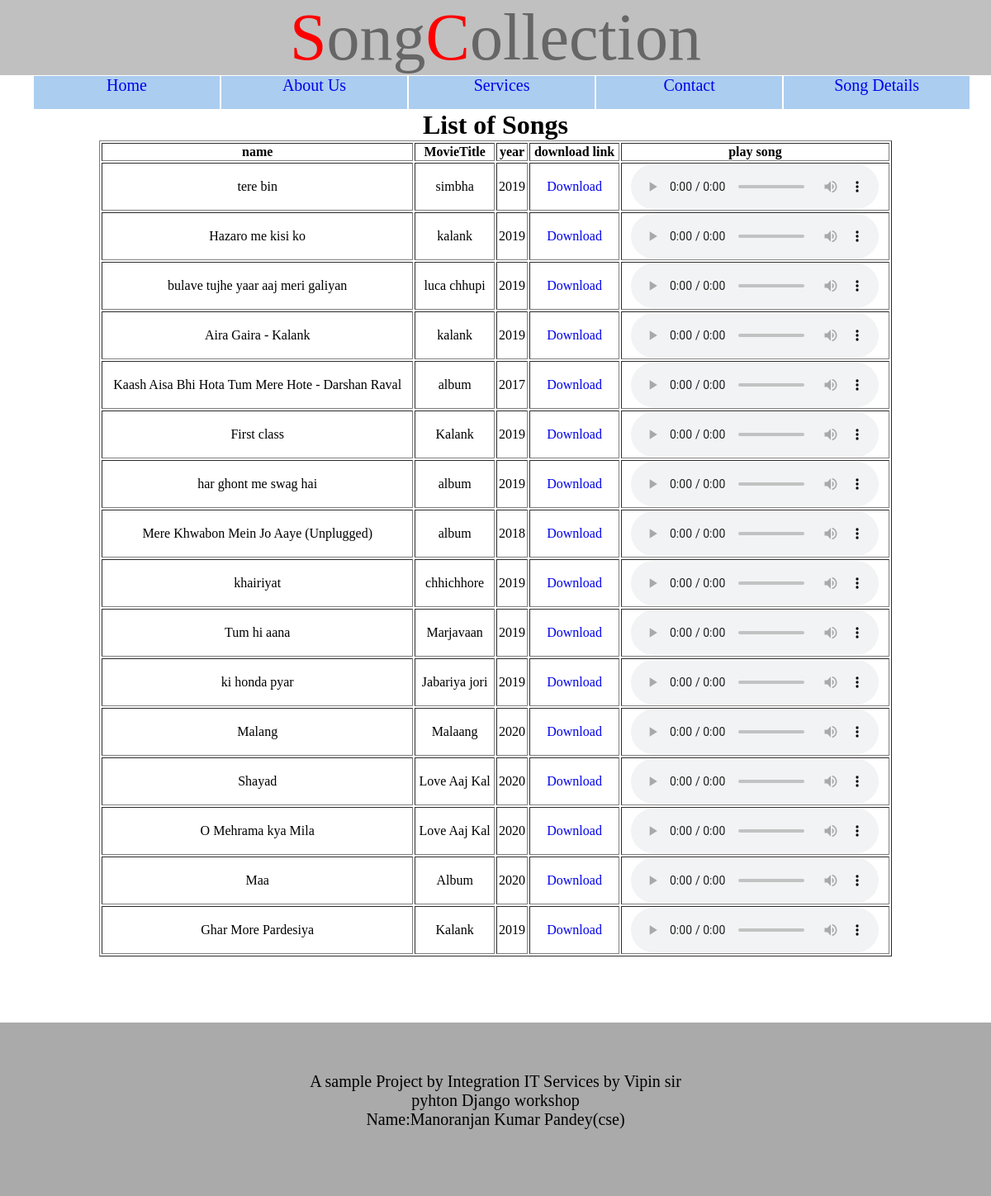
Page /home/songdetails/ on the committed database.
### home/models.py (models this page shows, shortened)
class Song(models.Model):
    name=models.CharField(max_length=100)
    movieTitle=models.CharField(max_length=100)
    year=models.CharField(max_length=10)
    genre=models.CharField(max_length=50)
    singer=models.CharField(max_length=100)
    download=models.URLField()
    musicDirector=models.CharField(max_length=100)

### home/views.py (the view)
# urls.py: path('songdetails/',views.songdetails),
def songdetails(request):
    songsdata=Song.objects.all()
    return render(request,'home/songdetails.html',{'songs':songsdata})

### home/templates/home/songdetails.html (shortened to what this page needs)
<html>
<head>
    {% include 'home/css.html' %}
</head>
<body>
<center>
    {% include 'home/navigation.html'%}
<h1>List of Songs </h1>
<table border="1" width="80%">
<tr>
<th>name</th>
<th>MovieTitle</th>
<th>year</th>
<th>download link</th>
    <th>play song</th>
</tr>
{% for song in songs  %}
<tr align="center">
<td>{{song.name}}</td>
<td>{{song.movieTitle}}</td>
<td>{{song.year}}</td>
    <td> <a Href="{{song.download}}">Download</a> </td>
<td><audio controls>
    <source src="{{song.download}}" type="audio/mpeg">
    your browser does not support audia tag</audio></td>
</tr>
    {%  endfor %}
</table>
     {% include 'home/footer.html' %}
</body>
</html>

### home/templates/home/css.html
{% load static %}
<link rel="stylesheet" href="{% static  'css/style.css' %}" type="text/css"/>

### home/templates/home/navigation.html (shortened to what this page needs)
<p style="font-size:80px; background:silver;color:#666"><span style="color:red">S</span>ong<span style="color:red">C</span>ollection</p>
<nav>
    <ul class="ulclass">
        <li><a href="../">Home</a></li>
        <li><a href="../aboutus/">About Us</a></li>
        <li><a href="../services">Services</a></li>
        <li><a href="../contact">Contact</a></li>
        <li><a href="../songdetails">Song Details</a></li>
    </ul>
</nav>

### home/templates/home/footer.html
<footer>
    <p>A sample Project by Integration IT Services by Vipin sir<br>
    pyhton Django workshop<br>
    Name:Manoranjan Kumar Pandey(cse)
    </p>
</footer>

### home/static/css/style.css (style rules this page uses)
* { margin:0px; }
.ulclass { list-style: none }
nav > ul >li { float: left; width: 19.4%; text-align:center; background: #abcdef; height: 40px; font-size: 20px; color: white; border:1px solid white; }
a:link { color:"#c32a26"; text-decoration: none; display:block; }
footer { height:150px; margin-top:80px; color:black; background:#aaa; font-size:20px; padding-top:60px }

### rows in the picture
Song: name "tere bin", movieTitle "simbha", year "2019"
Song: name "Hazaro me kisi ko", movieTitle "kalank", year "2019"
Song: name "bulave tujhe yaar aaj meri galiyan", movieTitle "luca chhupi", year "2019"
Song: name "Aira Gaira - Kalank", movieTitle "kalank", year "2019"
Song: name "Kaash Aisa Bhi Hota Tum Mere Hote - Darshan Raval", movieTitle "album", year "2017"
Song: name "First class", movieTitle "Kalank", year "2019"
Song: name "har ghont me swag hai", movieTitle "album", year "2019"
Song: name "Mere Khwabon Mein Jo Aaye (Unplugged)", movieTitle "album", year "2018"
Song: name "khairiyat", movieTitle "chhichhore", year "2019"
Song: name "Tum hi aana", movieTitle "Marjavaan", year "2019"
Song: name "ki honda pyar", movieTitle "Jabariya jori", year "2019"
Song: name "Malang", movieTitle "Malaang", year "2020"
Song: name "Shayad", movieTitle "Love Aaj Kal", year "2020"
Song: name "O Mehrama kya Mila", movieTitle "Love Aaj Kal", year "2020"
Song: name "Maa", movieTitle "Album", year "2020"
Song: name "Ghar More Pardesiya", movieTitle "Kalank", year "2019"
